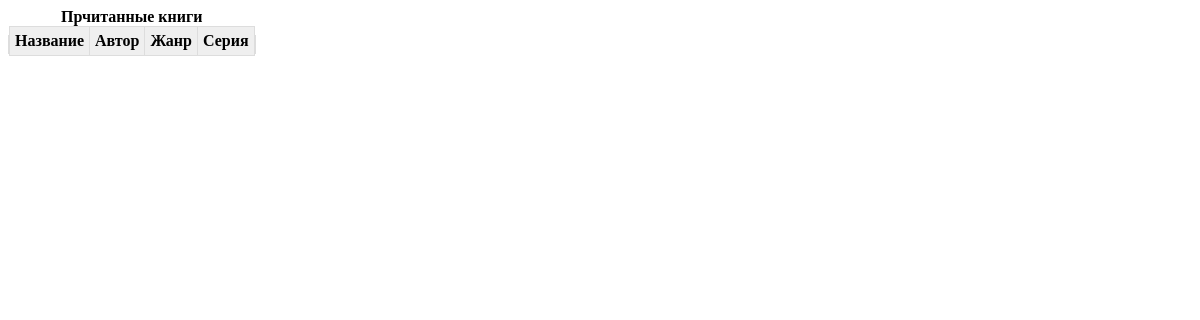
Page /book/readed/ on the earlier database version.
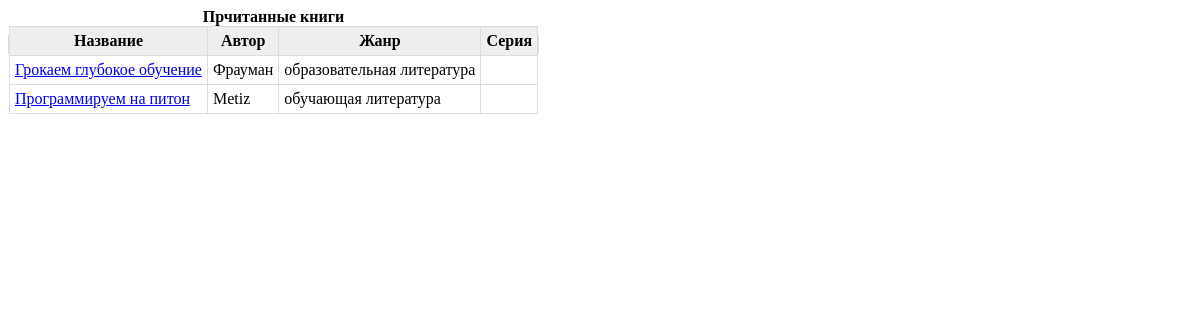
Same page on the later database version.
### main/models.py (models this page shows, shortened)
class Book(models.Model):
    name = models.CharField(max_length=200, unique=True, verbose_name = 'Название',
                     blank=False)
    genre = models.CharField(max_length=100, verbose_name='Жанр', blank=True)
    series = models.CharField(max_length=100, verbose_name='Серия', blank=True)
    author = models.ForeignKey(Author, on_delete=models.DO_NOTHING, verbose_name='Автор')
    read = models.BooleanField(default=False)
    download = models.BooleanField(default=False)
    file = models.FileField(upload_to='books/', verbose_name='Файл', null=True, blank=True)
    class Meta:
            verbose_name = 'Книга'
            verbose_name_plural = 'Книги'
            ordering = ['name']

class Author(models.Model):
    name = models.CharField(max_length=200, unique=True, verbose_name = 'Автор')
    bio = models.TextField(verbose_name = 'Биография', blank=True)
    def __str__(self):
        return self.name
    class Meta:
        verbose_name = 'Автор'
        verbose_name_plural = 'Авторы'
        ordering = ['name']

### main/views.py (the view)
# urls.py: path('book/readed/', views.ReadedBooks.as_view(), name='readed'),
class ReadedBooks(generic.ListView):
    model = Book
    template_name = 'main/readed.html'
    context_object_name = 'books'
    queryset = Book.objects.filter(read=True)

### main/templates/main/readed.html (shortened to what this page needs)
{% extends 'layout/basic.html' %}
{% block content %}
<table class="t1" border: 5px #000>
    <caption><b>Прчитанные книги</b></caption>
        <tr><th>Название</th><th>Автор</th><th>Жанр</th><th>Серия</th></tr>
        {% for book in books %}
            <tr>
                <td><a href="{% url 'main:book_detail' book.pk %}">{{ book.name }}</a></td>
                <td>{{ book.author }}</td>
                <td>{{ book.genre }}</td>
                <td>{{ book.seria }}</td>
            </tr>
        {% endfor %}
    </table>
{% endblock %}

Differences in the rows shown:
now on this page (row edited): Book: name "Грокаем глубокое обучение", author "Фрауман", genre "образовательная литература"
now on this page (row edited): Book: name "Программируем на питон", author "Metiz", genre "обучающая литература"
